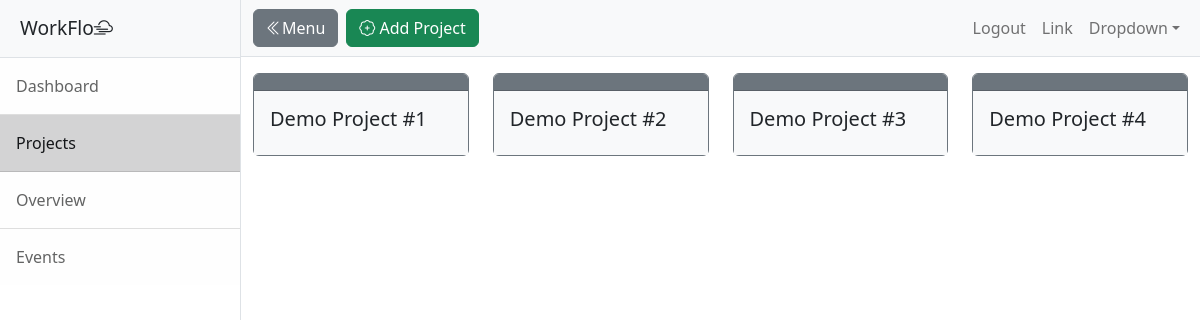
Screenshot of /projects (signed in) with the database file from the repository.
### main.py (models this page shows)
class Project(db.Model):
    __tablename__ = "project"
    id: Mapped[int] = mapped_column(Integer, primary_key=True)
    project: Mapped[str] = mapped_column(String(250), nullable=False)
    posts = relationship("TodoPost", back_populates="project")

### main.py (the view, shortened to what this page needs)
@app.route('/projects', methods=['GET', 'POST'])
@login_required
def projects():
    form = ProjectForm()
    all_projects = Project.query.order_by(Project.id).all()
    project_list = [all_projects]
    return render_template('projects.html', form=form, projects=project_list)

### main.py (called while the page is built)
@login_manager.user_loader
def load_user(user_id):
    return db.session.get(User, user_id)

### templates/projects.html (shortened to what this page needs)
<!DOCTYPE html>
<html lang="en">
    <head>
        <link rel="stylesheet" href="https://cdn.jsdelivr.net/npm/bootstrap-icons@1.11.3/font/bootstrap-icons.min.css">
        <link href="{{ url_for('static', filename='css/styles.css') }}" rel="stylesheet" />
    </head>
    <body>
        {% from "bootstrap5/form.html" import render_form %}
        <div class="d-flex" id="wrapper">
            <div class="border-end bg-white" id="sidebar-wrapper">
                <div class="sidebar-heading border-bottom bg-light">WorkFlo<i class="bi bi-cloud-haze2"></i></div>
                <div class="list-group list-group-flush">
                    <a class="list-group-item list-group-item-action list-group-item-light p-3" href="{{ url_for('dashboard') }}">Dashboard</a>
                    <a class="list-group-item list-group-item-action list-group-item-dark p-3" href="{{ url_for('projects') }}">Projects</a>
                    <a class="list-group-item list-group-item-action list-group-item-light p-3" href="{{ url_for('overview') }}">Overview</a>
                    <a class="list-group-item list-group-item-action list-group-item-light p-3" href="{{ url_for('events') }}">Events</a>
                </div>
            </div>
            <div id="page-content-wrapper">
                <nav class="navbar navbar-expand-lg navbar-light bg-light border-bottom">
                    <div class="container-fluid gap-2">
                        <button class="btn btn-secondary" id="sidebarToggle"><i class="bi bi-chevron-double-left"></i>Menu</button>
                        <button class="btn btn-success" data-bs-toggle="modal" data-bs-target="#add-project"><a class="btn-link-decor-none" ><i class="bi bi-patch-plus"></i> Add Project</a></button>
                        <div class="collapse navbar-collapse" id="navbarSupportedContent">
                            <ul class="navbar-nav ms-auto mt-2 mt-lg-0">
                                <li class="nav-item active"><a class="nav-link" href="{{ url_for('logout') }}">Logout</a></li>
                                <li class="nav-item"><a class="nav-link" href="#!">Link</a></li>
                                <li class="nav-item dropdown">
                                    <a class="nav-link dropdown-toggle" id="navbarDropdown" href="#" role="button" data-bs-toggle="dropdown" aria-haspopup="true" aria-expanded="false">Dropdown</a>
                                </li>
                            </ul>
                        </div>
                    </div>
                </nav>
                <div class="container">
                   <div class="row">
                       {% for row in projects %}
                       {% for project in row %}
                        <div class="col-lg-3 mt-3">
                            <div class="card border-secondary">
                                <div class="card-header bg-secondary"></div>
                                    <div class="card-body bg-light">
                                        <h5 class="card-title">{{ project.project }}</h5>
                                    </div>
                            </div>
                        </div>
                       {% endfor %}
                       {% endfor %}
                    </div>
                </div>
            </div>
    </body>
</html>

### rows the page displays
Project: project "Demo Project #1"
Project: project "Demo Project #2"
Project: project "Demo Project #3"
Project: project "Demo Project #4"
